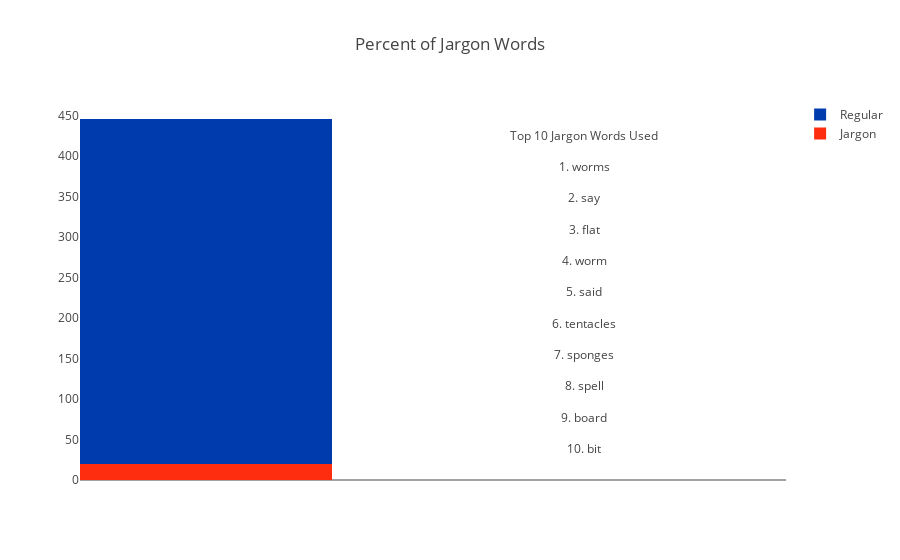

Notebook code cell kept with this figure:
### Code cell
trace0 = go.Bar(
    x = [0],
    y = [jargon],
    name = 'Jargon',
    width=.5,
    marker=go.bar.Marker(
        color='rgb(255,45,15)'
    )
)

trace1 = go.Bar(
    x = [0],
    y = [regular],
    name = 'Regular',
    width=.5,
    marker=dict(
        color='rgb(0, 59, 174)'
    )
)



data = [trace0, trace1]
layout = go.Layout(
    title = 'Percent of Jargon Words',
    barmode = 'stack',
    xaxis = dict(
        range=[0,.7],
        ticks='',
        showticklabels = False,
        showgrid = False
    ),
    yaxis = dict(
        ticks='',
        showticklabels = True,
        showgrid = False
    ),
    
    annotations=annotations
#     annotations=[
#         dict(
#             x=.5,
#             y=450,
#             xref='x',
#             yref='y',
#             text='Top 10 Jargon Words Used',
#             showarrow=False
#         ), 
#         dict(
#             x=.5,
#             y=82,
#             xref='x',
#             yref='y',
#             text='1. Jargon Word 1',
#             showarrow=False
#         ),
#         dict(
#             x=.5,
#             y=74,
#             xref='x',
#             yref='y',
#             text='2. Jargon Word 2',
#             showarrow=False
#         ),
#         dict(
#             x=.5,
#             y=66,
#             xref='x',
#             yref='y',
#             text='3. Jargon Word 3',
#             showarrow=False
#         ),
#         dict(
#             x=.5,
#             y=58,
#             xref='x',
#             yref='y',
#             text='4. Jargon Word 4',
#             showarrow=False
#         ),
#         dict(
#             x=.5,
#             y=50,
#             xref='x',
#             yref='y',
#             text='5. Jargon Word 5',
#             showarrow=False
#         ),
#         dict(
#             x=.5,
#             y=42,
#             xref='x',
#             yref='y',
#             text='6. Jargon Word 6',
#             showarrow=False
#         ),
#         dict(
#             x=.5,
#             y=34,
#             xref='x',
#             yref='y',
#             text='7. Jargon Word 7',
#             showarrow=False
#         ),
#         dict(
#             x=.5,
#             y=26,
#             xref='x',
#             yref='y',
#             text='8. Jargon Word 8',
#             showarrow=False
#         ),
#         dict(
#             x=.5,
#             y=18,
#             xref='x',
#             yref='y',
#             text='9. Jargon Word 9',
#             showarrow=False
#         ),
#         dict(
#             x=.5,
#             y=10,
#             xref='x',
#             yref='y',
#             text='10. Jargon Word 10',
#             showarrow=False
#         )
#     ]
)

fig = go.Figure(data=data, layout=layout)
offline.init_notebook_mode(connected=True)
offline.iplot(fig)

### Figure 1 — Plotly figure (JSON) as saved in the notebook; plotly's stock layout.template omitted (floating-point values rounded to 4 significant figures)
{"data": [{"marker": {"color": "rgb(255,45,15)"}, "name": "Jargon", "type": "bar", "uid": "09e6ba50-b5d2-11e8-adaf-94659cf8c824", "width": 0.5, "x": [0], "y": [20]}, {"marker": {"color": "rgb(0, 59, 174)"}, "name": "Regular", "type": "bar", "uid": "09e6ba51-b5d2-11e8-9473-94659cf8c824", "width": 0.5, "x": [0], "y": [426]}], "layout": {"annotations": [{"showarrow": false, "text": "Top 10 Jargon Words Used", "x": 0.5, "xref": "x", "y": 426, "yref": "y"}, {"showarrow": false, "text": "1. worms", "x": 0.5, "xref": "x", "y": 387.3, "yref": "y"}, {"showarrow": false, "text": "2. say", "x": 0.5, "xref": "x", "y": 348.5, "yref": "y"}, {"showarrow": false, "text": "3. flat", "x": 0.5, "xref": "x", "y": 309.8, "yref": "y"}, {"showarrow": false, "text": "4. worm", "x": 0.5, "xref": "x", "y": 271.1, "yref": "y"}, {"showarrow": false, "text": "5. said", "x": 0.5, "xref": "x", "y": 232.4, "yref": "y"}, {"showarrow": false, "text": "6. tentacles", "x": 0.5, "xref": "x", "y": 193.6, "yref": "y"}, {"showarrow": false, "text": "7. sponges", "x": 0.5, "xref": "x", "y": 154.9, "yref": "y"}, {"showarrow": false, "text": "8. spell", "x": 0.5, "xref": "x", "y": 116.2, "yref": "y"}, {"showarrow": false, "text": "9. board", "x": 0.5, "xref": "x", "y": 77.45, "yref": "y"}, {"showarrow": false, "text": "10. bit", "x": 0.5, "xref": "x", "y": 38.73, "yref": "y"}], "barmode": "stack", "title": "Percent of Jargon Words", "xaxis": {"range": [0, 0.7], "showgrid": false, "showticklabels": false, "ticks": ""}, "yaxis": {"showgrid": false, "showticklabels": true, "ticks": ""}}}
